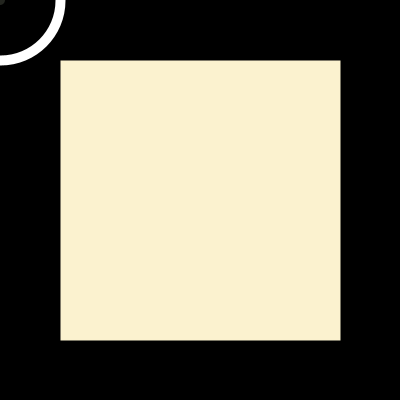
Frame 1 (no input)
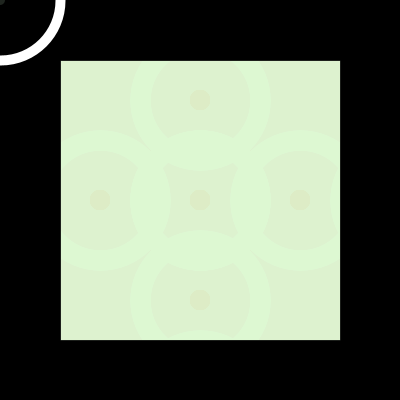
Frame 60 (the mouse pressed at the canvas centre just before this capture)
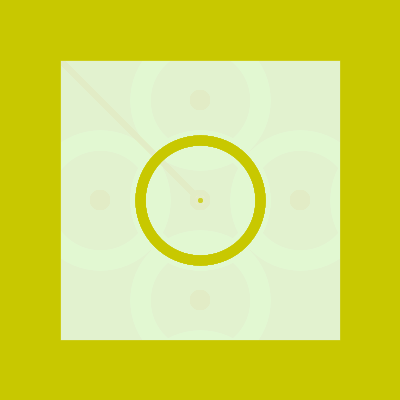
Frame 120 (the mouse held since frame 60 and released just before this capture)

The Processing sketch that drew these frames (run headless with seeded random() and noise(); from frame 60 on, the mouse is pressed at the canvas centre):

// Processing sketch: processing_66267
// ── processing_66267.pde

int a;
int b;

void setup() {
  background(255, 242, 207);
  size(400, 400);
  smooth();
  frameRate(25);
  a = 0;
  b = 0;
}

void draw() {
  fill(0, 200, 0);
  ellipse(width/4 * a, height/2, 20, 20);
  a++;
  ellipse(width/2, height/4*b, 20, 20);
  b++;

  fill(random(190, 255), 242, 207, 20);

  noStroke();
  rect(0, 0, 400, 400);
  
  stroke(mouseX, mouseY, 0);
  strokeWeight(5);
  line(mouseX, mouseY, pmouseX, pmouseY);
  strokeWeight(120);
  rect(0, 0, width, height);
  println("R = " + mouseX + " G = " + mouseY + " B = 255");

  ellipse(mouseX, mouseY, 10, 10);

  if (mouseX < 60 || mouseX > 340 || mouseY < 60 || mouseY > 340 )
    stroke(255);
  ellipse(mouseX, mouseY, 10, 10);
}
